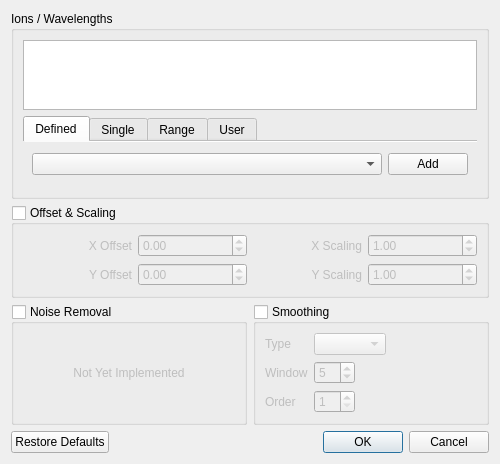
<?xml version="1.0" encoding="UTF-8"?>
<ui version="4.0">
 <class>filterDialog</class>
 <widget class="QDialog" name="filterDialog">
  <property name="geometry">
   <rect>
    <x>0</x>
    <y>0</y>
    <width>500</width>
    <height>450</height>
   </rect>
  </property>
  <property name="windowTitle">
   <string>Filter Chromatogram</string>
  </property>
  <layout class="QVBoxLayout" name="verticalLayout">
   <item>
    <widget class="QGroupBox" name="ionBox">
     <property name="title">
      <string>Ions / Wavelengths</string>
     </property>
     <property name="flat">
      <bool>false</bool>
     </property>
     <property name="checkable">
      <bool>false</bool>
     </property>
     <property name="checked">
      <bool>false</bool>
     </property>
     <layout class="QVBoxLayout" name="verticalLayout_2">
      <item>
       <widget class="QListWidget" name="ionList"/>
      </item>
      <item>
       <widget class="QTabWidget" name="addDefinedIonButton">
        <property name="currentIndex">
         <number>0</number>
        </property>
        <property name="elideMode">
         <enum>Qt::ElideNone</enum>
        </property>
        <property name="documentMode">
         <bool>true</bool>
        </property>
        <widget class="QWidget" name="tab">
         <attribute name="title">
          <string>Defined</string>
         </attribute>
         <layout class="QHBoxLayout" name="horizontalLayout_4">
          <item>
           <widget class="QComboBox" name="definedIonBox">
            <property name="sizePolicy">
             <sizepolicy hsizetype="MinimumExpanding" vsizetype="Fixed">
              <horstretch>0</horstretch>
              <verstretch>0</verstretch>
             </sizepolicy>
            </property>
           </widget>
          </item>
          <item>
           <widget class="QPushButton" name="pushButton_4">
            <property name="sizePolicy">
             <sizepolicy hsizetype="Minimum" vsizetype="Fixed">
              <horstretch>0</horstretch>
              <verstretch>0</verstretch>
             </sizepolicy>
            </property>
            <property name="text">
             <string>Add</string>
            </property>
           </widget>
          </item>
         </layout>
        </widget>
        <widget class="QWidget" name="tab_2">
         <attribute name="title">
          <string>Single</string>
         </attribute>
         <layout class="QHBoxLayout" name="horizontalLayout_2">
          <item>
           <widget class="QComboBox" name="singleIonBox">
            <property name="sizePolicy">
             <sizepolicy hsizetype="MinimumExpanding" vsizetype="Fixed">
              <horstretch>0</horstretch>
              <verstretch>0</verstretch>
             </sizepolicy>
            </property>
            <property name="editable">
             <bool>true</bool>
            </property>
           </widget>
          </item>
          <item>
           <widget class="QPushButton" name="addSingleIonButton">
            <property name="text">
             <string>Add</string>
            </property>
           </widget>
          </item>
         </layout>
        </widget>
        <widget class="QWidget" name="tab_3">
         <attribute name="title">
          <string>Range</string>
         </attribute>
         <layout class="QHBoxLayout" name="horizontalLayout_3">
          <item>
           <widget class="QSpinBox" name="startRangeIonBox">
            <property name="sizePolicy">
             <sizepolicy hsizetype="MinimumExpanding" vsizetype="Fixed">
              <horstretch>0</horstretch>
              <verstretch>0</verstretch>
             </sizepolicy>
            </property>
           </widget>
          </item>
          <item>
           <widget class="QLabel" name="label_8">
            <property name="maximumSize">
             <size>
              <width>20</width>
              <height>20</height>
             </size>
            </property>
            <property name="text">
             <string>-</string>
            </property>
            <property name="alignment">
             <set>Qt::AlignCenter</set>
            </property>
            <property name="wordWrap">
             <bool>false</bool>
            </property>
           </widget>
          </item>
          <item>
           <widget class="QSpinBox" name="endRangeIonBox">
            <property name="sizePolicy">
             <sizepolicy hsizetype="MinimumExpanding" vsizetype="Fixed">
              <horstretch>0</horstretch>
              <verstretch>0</verstretch>
             </sizepolicy>
            </property>
           </widget>
          </item>
          <item>
           <widget class="QPushButton" name="addRangeIonButton">
            <property name="text">
             <string>Add</string>
            </property>
           </widget>
          </item>
         </layout>
        </widget>
        <widget class="QWidget" name="tab_4">
         <attribute name="title">
          <string>User</string>
         </attribute>
         <layout class="QHBoxLayout" name="horizontalLayout">
          <item>
           <widget class="QLineEdit" name="userIonBox">
            <property name="sizePolicy">
             <sizepolicy hsizetype="MinimumExpanding" vsizetype="Fixed">
              <horstretch>0</horstretch>
              <verstretch>0</verstretch>
             </sizepolicy>
            </property>
           </widget>
          </item>
          <item>
           <widget class="QPushButton" name="addUserIonButton">
            <property name="text">
             <string>Add</string>
            </property>
           </widget>
          </item>
         </layout>
        </widget>
       </widget>
      </item>
     </layout>
    </widget>
   </item>
   <item>
    <widget class="QGroupBox" name="offsetBox">
     <property name="title">
      <string>Offset &amp;&amp; Scaling</string>
     </property>
     <property name="checkable">
      <bool>true</bool>
     </property>
     <property name="checked">
      <bool>false</bool>
     </property>
     <layout class="QGridLayout" name="gridLayout">
      <item row="0" column="1">
       <widget class="QDoubleSpinBox" name="XOffsetBox">
        <property name="minimum">
         <double>-1000.000000000000000</double>
        </property>
        <property name="maximum">
         <double>1000.000000000000000</double>
        </property>
       </widget>
      </item>
      <item row="1" column="0">
       <widget class="QLabel" name="label_5">
        <property name="text">
         <string>Y Offset</string>
        </property>
        <property name="alignment">
         <set>Qt::AlignRight|Qt::AlignTrailing|Qt::AlignVCenter</set>
        </property>
       </widget>
      </item>
      <item row="1" column="1">
       <widget class="QDoubleSpinBox" name="YOffsetBox">
        <property name="minimum">
         <double>-10000.000000000000000</double>
        </property>
        <property name="maximum">
         <double>10000.000000000000000</double>
        </property>
       </widget>
      </item>
      <item row="0" column="0">
       <widget class="QLabel" name="label_6">
        <property name="text">
         <string>X Offset</string>
        </property>
        <property name="alignment">
         <set>Qt::AlignRight|Qt::AlignTrailing|Qt::AlignVCenter</set>
        </property>
       </widget>
      </item>
      <item row="1" column="2">
       <widget class="QLabel" name="label_4">
        <property name="text">
         <string>Y Scaling</string>
        </property>
        <property name="alignment">
         <set>Qt::AlignRight|Qt::AlignTrailing|Qt::AlignVCenter</set>
        </property>
       </widget>
      </item>
      <item row="1" column="3">
       <widget class="QDoubleSpinBox" name="YScaleBox">
        <property name="minimum">
         <double>-1000.000000000000000</double>
        </property>
        <property name="maximum">
         <double>1000.000000000000000</double>
        </property>
        <property name="value">
         <double>1.000000000000000</double>
        </property>
       </widget>
      </item>
      <item row="0" column="2">
       <widget class="QLabel" name="label_7">
        <property name="text">
         <string>X Scaling</string>
        </property>
        <property name="alignment">
         <set>Qt::AlignRight|Qt::AlignTrailing|Qt::AlignVCenter</set>
        </property>
       </widget>
      </item>
      <item row="0" column="3">
       <widget class="QDoubleSpinBox" name="XScaleBox">
        <property name="minimum">
         <double>-1000.000000000000000</double>
        </property>
        <property name="maximum">
         <double>1000.000000000000000</double>
        </property>
        <property name="value">
         <double>1.000000000000000</double>
        </property>
       </widget>
      </item>
     </layout>
    </widget>
   </item>
   <item>
    <layout class="QHBoxLayout" name="horizontalLayout_6">
     <item>
      <widget class="QGroupBox" name="noiseBox">
       <property name="title">
        <string>Noise Removal</string>
       </property>
       <property name="checkable">
        <bool>true</bool>
       </property>
       <property name="checked">
        <bool>false</bool>
       </property>
       <layout class="QHBoxLayout" name="horizontalLayout_5">
        <item>
         <widget class="QLabel" name="label_9">
          <property name="enabled">
           <bool>false</bool>
          </property>
          <property name="text">
           <string>Not Yet Implemented</string>
          </property>
          <property name="alignment">
           <set>Qt::AlignCenter</set>
          </property>
         </widget>
        </item>
       </layout>
      </widget>
     </item>
     <item>
      <widget class="QGroupBox" name="smoothBox">
       <property name="title">
        <string>Smoothing</string>
       </property>
       <property name="checkable">
        <bool>true</bool>
       </property>
       <property name="checked">
        <bool>false</bool>
       </property>
       <layout class="QFormLayout" name="formLayout">
        <property name="fieldGrowthPolicy">
         <enum>QFormLayout::ExpandingFieldsGrow</enum>
        </property>
        <item row="0" column="0">
         <widget class="QLabel" name="label">
          <property name="text">
           <string>Type</string>
          </property>
         </widget>
        </item>
        <item row="0" column="1">
         <widget class="QComboBox" name="smoothComboBox"/>
        </item>
        <item row="1" column="0">
         <widget class="QLabel" name="label_2">
          <property name="text">
           <string>Window</string>
          </property>
         </widget>
        </item>
        <item row="1" column="1">
         <widget class="QSpinBox" name="smoothWindowBox">
          <property name="minimum">
           <number>1</number>
          </property>
          <property name="value">
           <number>5</number>
          </property>
         </widget>
        </item>
        <item row="2" column="0">
         <widget class="QLabel" name="label_3">
          <property name="text">
           <string>Order</string>
          </property>
         </widget>
        </item>
        <item row="2" column="1">
         <widget class="QSpinBox" name="smoothOrderBox">
          <property name="minimum">
           <number>1</number>
          </property>
         </widget>
        </item>
       </layout>
      </widget>
     </item>
    </layout>
   </item>
   <item>
    <widget class="QDialogButtonBox" name="buttonBox">
     <property name="orientation">
      <enum>Qt::Horizontal</enum>
     </property>
     <property name="standardButtons">
      <set>QDialogButtonBox::Cancel|QDialogButtonBox::Ok|QDialogButtonBox::RestoreDefaults</set>
     </property>
    </widget>
   </item>
  </layout>
 </widget>
 <resources/>
 <connections>
  <connection>
   <sender>buttonBox</sender>
   <signal>accepted()</signal>
   <receiver>filterDialog</receiver>
   <slot>accept()</slot>
   <hints>
    <hint type="sourcelabel">
     <x>248</x>
     <y>254</y>
    </hint>
    <hint type="destinationlabel">
     <x>157</x>
     <y>274</y>
    </hint>
   </hints>
  </connection>
  <connection>
   <sender>buttonBox</sender>
   <signal>rejected()</signal>
   <receiver>filterDialog</receiver>
   <slot>reject()</slot>
   <hints>
    <hint type="sourcelabel">
     <x>316</x>
     <y>260</y>
    </hint>
    <hint type="destinationlabel">
     <x>286</x>
     <y>274</y>
    </hint>
   </hints>
  </connection>
 </connections>
</ui>
